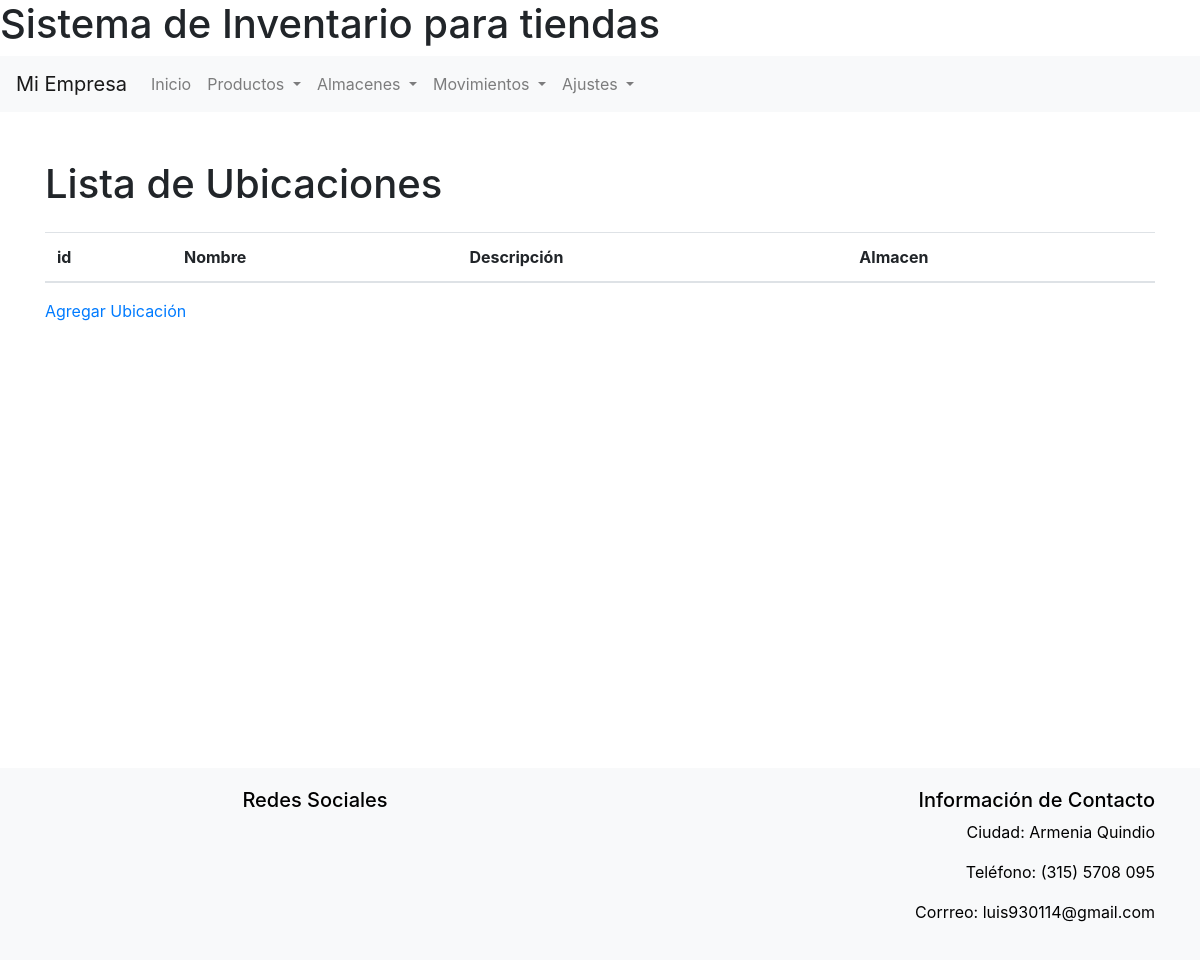
/ubicaciones/ (signed in), run on an earlier commit of the app's database.
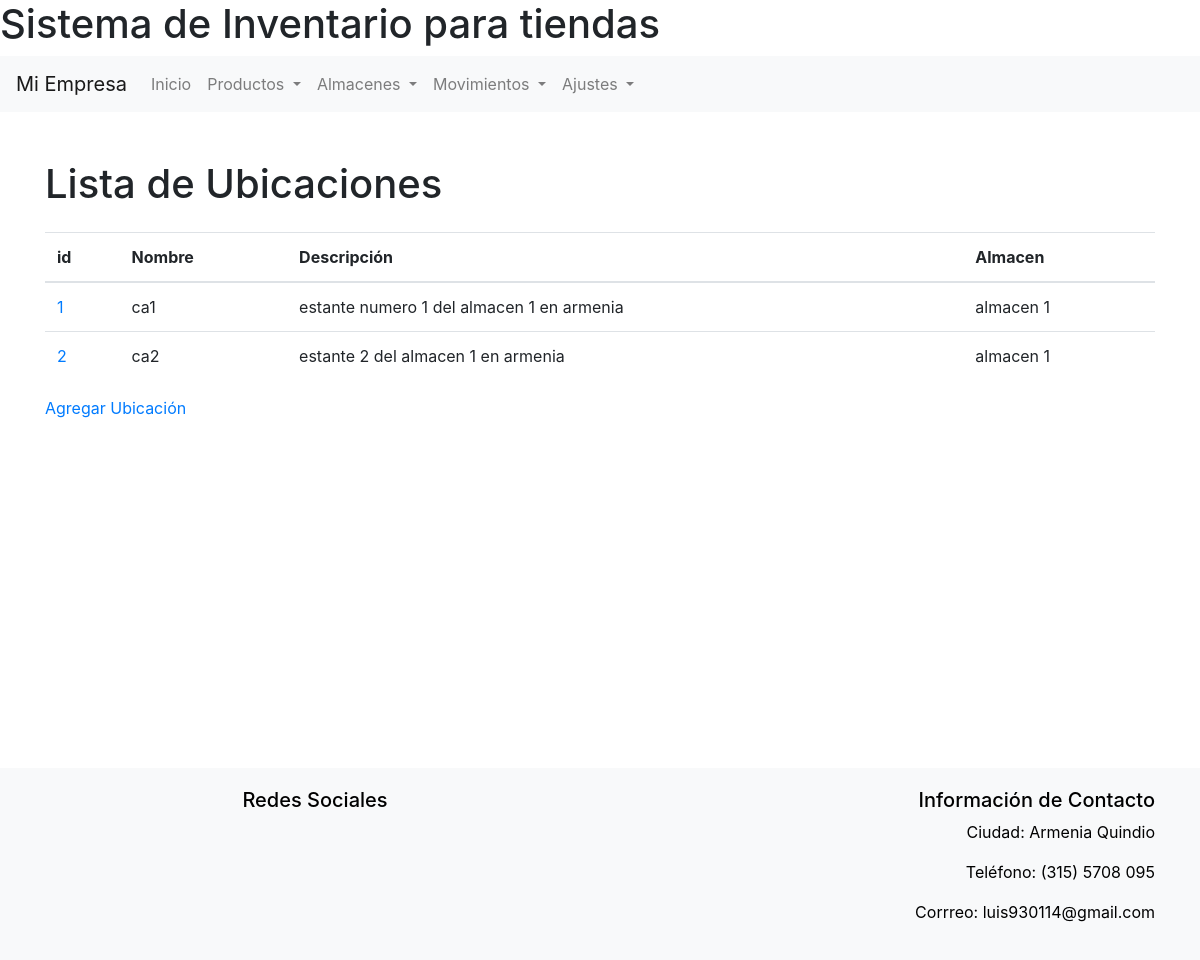
And on a later commit of the database.
### inventario/models.py (models this page shows, shortened)
class Ubicacion(models.Model):
    nombre = models.CharField(max_length=100)
    descripcion = models.TextField()
    almacen = models.ForeignKey(Almacen, on_delete=models.CASCADE)

class Almacen(models.Model):
    nombre = models.CharField(max_length=100)
    direccion = models.CharField(max_length=200)
    def __str__(self):
        return self.nombre

### inventario/views.py (the view)
# urls.py: path('ubicaciones/', views.ListarUbicaciones.as_view(), name='lista_ubicaciones'),
@method_decorator(login_required, name='dispatch')
class ListarUbicaciones(ListView):
    model = Ubicacion
    context_object_name = 'ubicaciones'
    template_name = 'ubicacion/lista_ubicacion.html'

### inventario/templates/ubicacion/lista_ubicacion.html (shortened to what this page needs)
{% extends 'base.html' %}
{% block content %}
<div class="container mt-5">
    <h1 class="mb-4">Lista de Ubicaciones</h1>
    <table id="movimientos-table" class="table">
        <thead>
            <tr>
                <th>id</th>
                <th>Nombre</th>
                <th>Descripción</th>
                <th>Almacen</th>
            </tr>
        </thead>
        <tbody>
            {% for ubicacion in ubicaciones %}
            <tr>
                <td><a href="{% url 'detalle_ubicacion' ubicacion.pk %}">{{ ubicacion.id }}</a></td>
                <td>{{ ubicacion.nombre }}</td>
                <td>{{ ubicacion.descripcion }}</td>
                <td>{{ ubicacion.almacen }}</td>
            </tr>
            {% endfor %}
        </tbody>
    </table>
<a href="{% url 'agregar_ubicacion' %}">Agregar Ubicación</a>
</div>
{% endblock %}

What changed in the data, as far as the page shows it:
added Ubicacion: id "1", nombre "ca1", descripcion "estante numero 1 del almacen 1 en armenia", almacen "almacen 1"
added Ubicacion: id "2", nombre "ca2", descripcion "estante 2 del almacen 1 en armenia", almacen "almacen 1"
